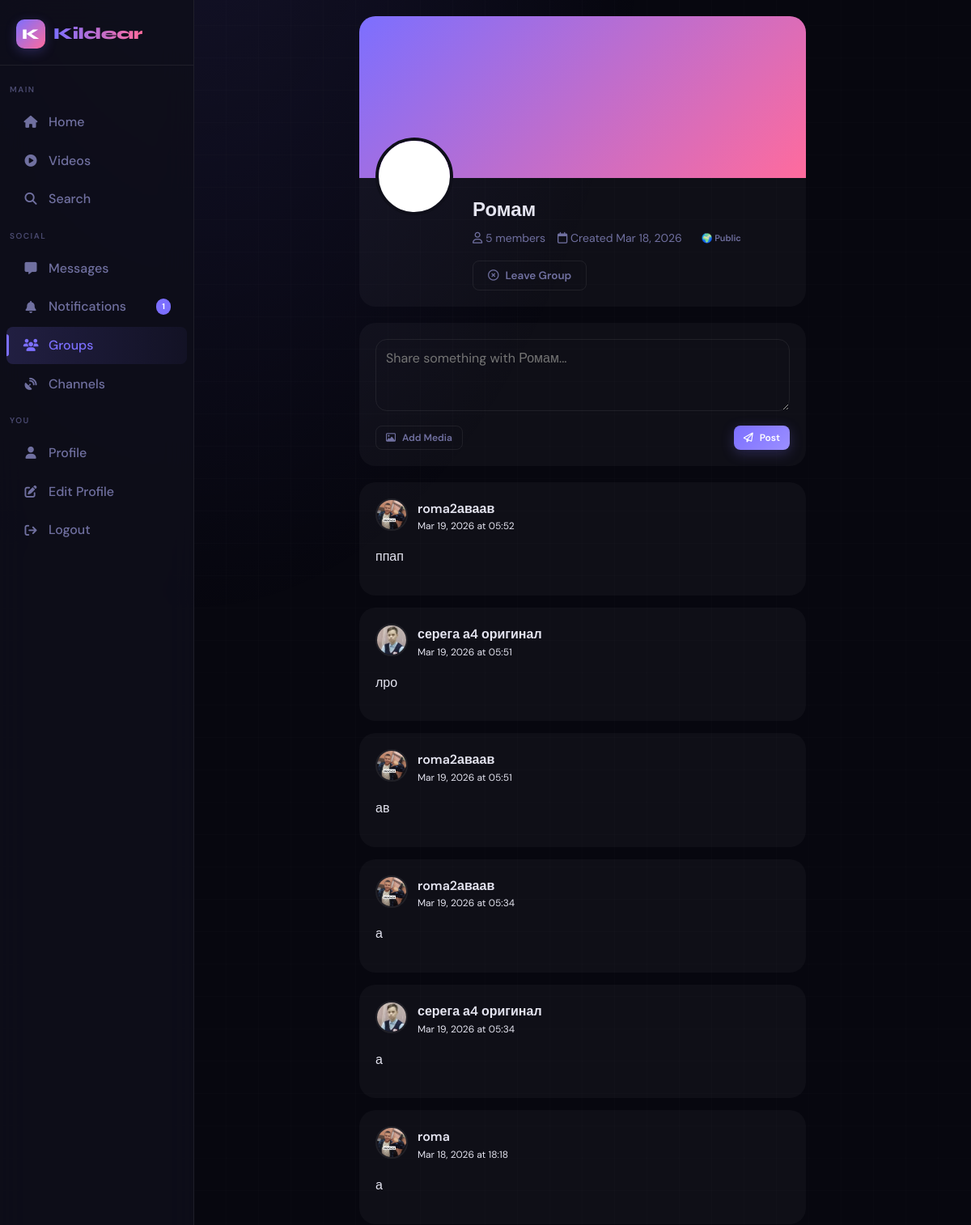
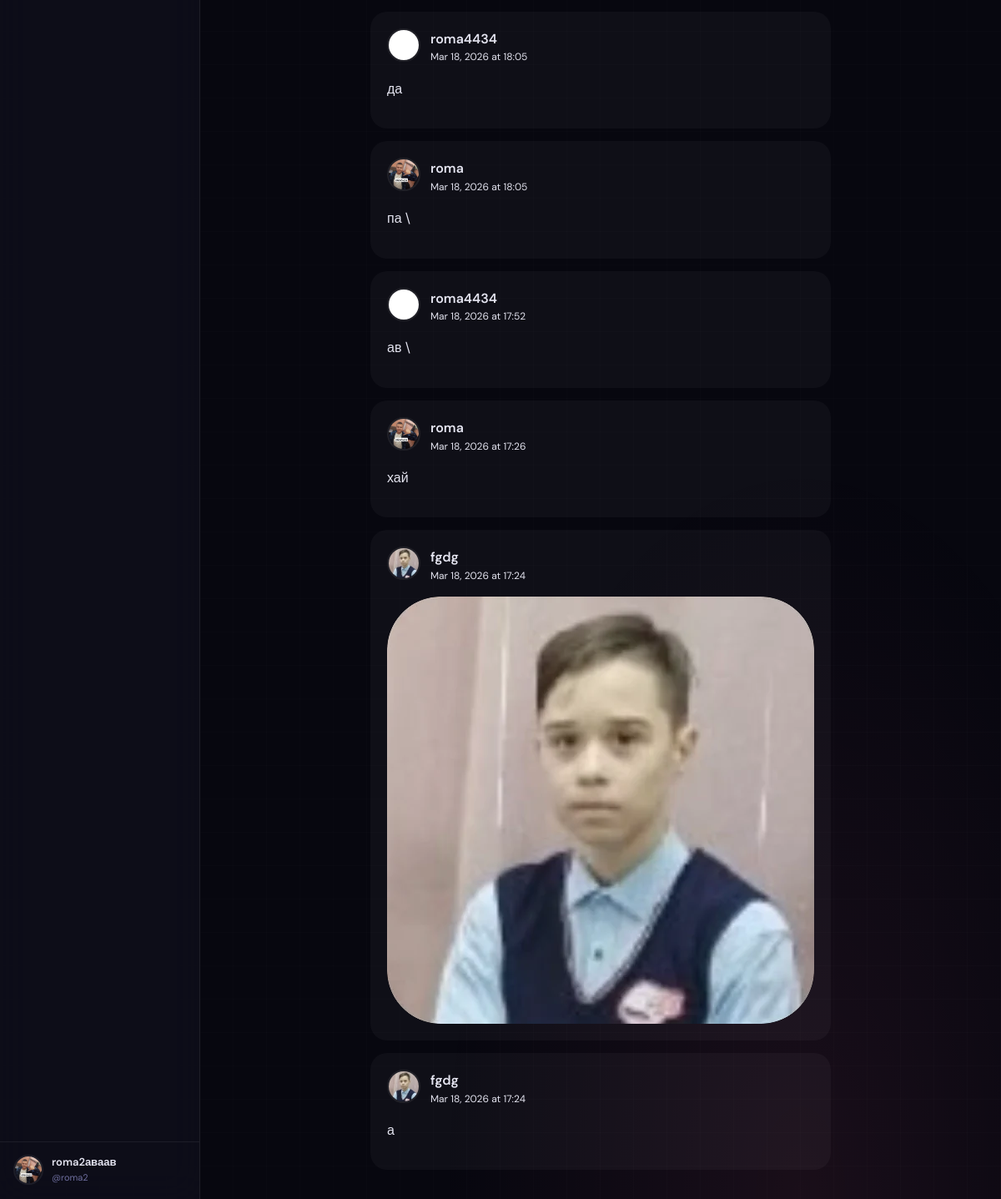
/groups/-ecf863 (signed in), run on the app's committed database (2 pictures, top to bottom).
### app.py (models this page shows, shortened)
class User(UserMixin, db.Model):
    id = db.Column(db.Integer, primary_key=True)
    username = db.Column(db.String(40), unique=True, nullable=False)
    email = db.Column(db.String(120), unique=True, nullable=False)
    password_hash = db.Column(db.String(256), nullable=False)
    display_name = db.Column(db.String(60), default="")
    bio = db.Column(db.String(500), default="")
    avatar = db.Column(db.String(300), default="/static/default_avatar.png")
    cover_photo = db.Column(db.String(300), default="")
    website = db.Column(db.String(200), default="")
    location = db.Column(db.String(100), default="")
    accent_color = db.Column(db.String(7), default="#6c63ff")
    is_private = db.Column(db.Boolean, default=False)
    is_verified = db.Column(db.Boolean, default=False)
    is_banned = db.Column(db.Boolean, default=False)
    is_admin = db.Column(db.Boolean, default=False)
    is_online = db.Column(db.Boolean, default=False)
    last_seen = db.Column(db.DateTime, default=datetime.utcnow)
    created_at = db.Column(db.DateTime, default=datetime.utcnow)
    two_factor_enabled = db.Column(db.Boolean, default=False)
    two_factor_secret = db.Column(db.String(32), nullable=True)
    posts = db.relationship("Post", backref="author", lazy="dynamic",
                            foreign_keys="Post.user_id")
    sent_msgs = db.relationship("Message", backref="sender", lazy="dynamic",
                                foreign_keys="Message.sender_id")
    recv_msgs = db.relationship("Message", backref="receiver", lazy="dynamic",
                                foreign_keys="Message.receiver_id")
    notifications = db.relationship("Notification", backref="recipient", lazy="dynamic",
                                    foreign_keys="Notification.user_id")
    comments = db.relationship("Comment", backref="author", lazy="dynamic")
    owned_groups = db.relationship("Group", backref="owner", lazy="dynamic")
    owned_channels = db.relationship("Channel", backref="owner", lazy="dynamic")
    login_history = db.relationship("LoginHistory", backref="user", lazy="dynamic")
    blocked_users = db.relationship(
        "User", secondary=blocks,
        primaryjoin=blocks.c.blocker_id == id,
        secondaryjoin=blocks.c.blocked_id == id,
        backref=db.backref("blocked_by", lazy="dynamic"),
        lazy="dynamic"
    )
    following = db.relationship(
        "User", secondary=follows,
        primaryjoin=follows.c.follower_id == id,
        secondaryjoin=follows.c.followed_id == id,
        backref=db.backref("followers", lazy="dynamic"),
        lazy="dynamic"
    )

class Group(db.Model):
    id = db.Column(db.Integer, primary_key=True)
    name = db.Column(db.String(100), nullable=False)
    slug = db.Column(db.String(120), unique=True, nullable=False)
    description = db.Column(db.Text, default="")
    avatar = db.Column(db.String(300), default="/static/default_group.png")
    cover = db.Column(db.String(300), default="")
    owner_id = db.Column(db.Integer, db.ForeignKey("user.id"), nullable=False)
    is_private = db.Column(db.Boolean, default=False)
    created_at = db.Column(db.DateTime, default=datetime.utcnow)
    members = db.relationship("User", secondary=group_members,
                              backref="groups", lazy="dynamic")
    posts = db.relationship("GroupPost", backref="group", lazy="dynamic",
                            cascade="all,delete")
    @property
    def member_count(self):
        return self.members.count()

class GroupPost(db.Model):
    id = db.Column(db.Integer, primary_key=True)
    group_id = db.Column(db.Integer, db.ForeignKey("group.id"), nullable=False)
    user_id = db.Column(db.Integer, db.ForeignKey("user.id"), nullable=False)
    content = db.Column(db.Text, default="")
    media_url = db.Column(db.String(300), default="")
    media_type = db.Column(db.String(20), default="text")
    created_at = db.Column(db.DateTime, default=datetime.utcnow)
    author = db.relationship("User")

### app.py (the view)
@app.route("/groups/<slug>")
@login_required
def group_detail(slug):
    g = Group.query.filter_by(slug=slug).first_or_404()
    is_member = g.members.filter(User.id == current_user.id).count() > 0
    posts = g.posts.order_by(GroupPost.created_at.desc()).limit(30).all()
    return render_template(
        "group_detail.html",
        group=g,
        is_member=is_member,
        posts=posts
    )

### app.py (called while the page is built)
def get_client_ip():
    if request.headers.get('X-Forwarded-For'):
        return request.headers.get('X-Forwarded-For').split(',')[0].strip()
    return request.remote_addr or '0.0.0.0'

@app.before_request
def ddos_shield():
    ip = get_client_ip()
    if ip in _blocked_ips:
        abort(429)
    now = time.time()
    window = [t for t in _req_log[ip] if now - t < 10]
    window.append(now)
    _req_log[ip] = window
    if len(window) > 200:
        _blocked_ips.add(ip)
        app.logger.warning(f"[DDoS] Blocked IP: {ip}")
        abort(429)
    if request.content_length and request.content_length > app.config["MAX_CONTENT_LENGTH"]:
        abort(413)

@app.after_request
def security_headers(response):
    response.headers["X-Content-Type-Options"] = "nosniff"
    response.headers["X-Frame-Options"] = "DENY"
    response.headers["X-XSS-Protection"] = "1; mode=block"
    response.headers["Referrer-Policy"] = "strict-origin-when-cross-origin"
    response.headers["Strict-Transport-Security"] = "max-age=31536000; includeSubDomains"
    csp = [
        "default-src 'self'",
        "script-src 'self' 'unsafe-inline' https://cdn.socket.io https://cdnjs.cloudflare.com",
        "style-src 'self' 'unsafe-inline' https://cdnjs.cloudflare.com",
        "font-src 'self' https://cdnjs.cloudflare.com",
        "img-src 'self' data: blob:",
        "media-src 'self' blob:",
        "connect-src 'self' wss: ws:",
        "frame-ancestors 'none'"
    ]
    response.headers["Content-Security-Policy"] = '; '.join(csp)
    return response

@login_mgr.user_loader
def load_user(user_id):
    return db.session.get(User, int(user_id))

### templates/group_detail.html (shortened to what this page needs)
{% extends "base.html" %}
{% block content %}
<div class="group-page" style="max-width: 800px; margin: 0 auto; padding: 20px;">
    <div class="group-header" style="background: var(--card); border-radius: var(--radius-lg); overflow: hidden; margin-bottom: 20px;">
        {% if group.cover %}
        <div class="group-cover" style="height: 200px; background-image: url('{{ group.cover }}'); background-size: cover; background-position: center;"></div>
        {% else %}
        <div class="group-cover" style="height: 200px; background: linear-gradient(135deg, var(--primary), var(--secondary));"></div>
        {% endif %}
        <div class="group-info" style="padding: 20px; position: relative;">
            <div class="group-avatar" style="position: absolute; top: -50px; left: 20px;">
                {% if group.avatar %}
                <img src="{{ group.avatar }}" class="avatar avatar-xl" style="border: 4px solid var(--surface);">
                {% else %}
                <div class="avatar avatar-xl" style="background: var(--primary); color: white; display: flex; align-items: center; justify-content: center; font-size: 2rem; border: 4px solid var(--surface);">
                    {{ group.name[0].upper() }}
                </div>
                {% endif %}
            </div>
            <div style="margin-left: 120px;">
                <h1 style="font-size: 24px; margin-bottom: 5px;">{{ group.name }}</h1>
                <div style="display: flex; gap: 15px; color: var(--text-muted); font-size: 14px; margin-bottom: 10px;">
                    <span><i class="fa-regular fa-user"></i> {{ group.member_count }} members</span>
                    <span><i class="fa-regular fa-calendar"></i> Created {{ group.created_at.strftime('%b %d, %Y') }}</span>
                    {% if group.is_private %}
                    <span class="badge private">🔒 Private</span>
                    {% else %}
                    <span class="badge public">🌍 Public</span>
                    {% endif %}
                </div>
                <div style="display: flex; gap: 10px; margin-top: 15px;">
                    {% if is_member %}
                        <form action="{{ url_for('leave_group', slug=group.slug) }}" method="POST">
                            <button type="submit" class="btn btn-outline">
                                <i class="fa-regular fa-circle-xmark"></i> Leave Group
                            </button>
                        </form>
                    {% endif %}
                </div>
            </div>
        </div>
    </div>
    <div class="group-posts">
        {% if is_member %}
        <div class="create-post" style="background: var(--card); border-radius: var(--radius-lg); padding: 20px; margin-bottom: 20px;">
            <form action="{{ url_for('group_post', slug=group.slug) }}" method="POST" enctype="multipart/form-data">
                <textarea name="content" placeholder="Share something with {{ group.name }}..."
                          style="width: 100%; padding: 12px; border: 1px solid var(--border); border-radius: var(--radius); background: var(--input-bg); color: var(--text); resize: vertical;"
                          rows="3"></textarea>
                <div style="display: flex; gap: 10px; margin-top: 10px;">
                    <button type="button" class="btn btn-outline btn-sm" onclick="document.getElementById('media-input').click()">
                        <i class="fa-regular fa-image"></i> Add Media
                    </button>
                    <button type="submit" class="btn btn-primary btn-sm" style="margin-left: auto;">
                        <i class="fa-regular fa-paper-plane"></i> Post
                    </button>
                </div>
            </form>
        </div>
        {% endif %}
        <div class="posts-feed">
            {% for post in posts %}
            <div class="post-card" style="background: var(--card); border-radius: var(--radius-lg); padding: 20px; margin-bottom: 15px;">
                <div style="display: flex; gap: 12px; margin-bottom: 15px;">
                    <img src="{{ post.author.avatar or '/static/default_avatar.png' }}" class="avatar avatar-sm">
                    <div>
                        <div style="font-weight: 600;">{{ post.author.display_name or post.author.username }}</div>
                        <div style="font-size: 12px; color: var(--text-muted;">{{ post.created_at.strftime('%b %d, %Y at %H:%M') }}</div>
                    </div>
                </div>
                {% if post.content %}
                <p style="margin-bottom: 15px;">{{ post.content }}</p>
                {% endif %}
                {% if post.media_url %}
                    {% if post.media_type == 'video' %}
                    <video src="{{ post.media_url }}" controls style="max-width: 100%; border-radius: var(--radius);"></video>
                    {% else %}
                    <img src="{{ post.media_url }}" style="max-width: 100%; border-radius: var(--radius);">
                    {% endif %}
                {% endif %}
            </div>
            {% else %}
            <div class="empty-state" style="text-align: center; padding: 40px; background: var(--card); border-radius: var(--radius-lg);">
                <div style="font-size: 48px; margin-bottom: 15px;">📭</div>
                <h3>No posts yet</h3>
                <p style="color: var(--text-muted);">Be the first to post in this group!</p>
            </div>
            {% endfor %}
        </div>
    </div>
</div>
{% endblock %}

### templates/base.html (shortened to what this page needs)
<!DOCTYPE html>
<html lang="en" data-theme="dark">
<head>
  <link rel="stylesheet" href="https://cdnjs.cloudflare.com/ajax/libs/font-awesome/6.5.0/css/all.min.css"/>
</head>
<body>
<nav class="sidebar" id="sidebar">
  <a href="{{ url_for('index') }}" class="sidebar-logo">
    <div class="logo-mark">K</div>
    <span class="logo-text">Kildear</span>
  </a>
  <span class="nav-section">Main</span>
  <a href="{{ url_for('index') }}"
     class="nav-item {% if request.endpoint == 'index' %}active{% endif %}">
    <i class="fa-solid fa-house"></i> Home
  </a>
  <a href="{{ url_for('video_feed') }}"
     class="nav-item {% if request.endpoint == 'video_feed' %}active{% endif %}">
    <i class="fa-solid fa-play-circle"></i> Videos
  </a>
  <a href="{{ url_for('search') }}"
     class="nav-item {% if request.endpoint == 'search' %}active{% endif %}">
    <i class="fa-solid fa-magnifying-glass"></i> Search
  </a>
  <span class="nav-section">Social</span>
  <a href="{{ url_for('chat_list') }}"
     class="nav-item {% if 'chat' in request.endpoint %}active{% endif %}">
    <i class="fa-solid fa-message"></i> Messages
  </a>
  <a href="{{ url_for('notifications') }}"
     class="nav-item {% if request.endpoint == 'notifications' %}active{% endif %}">
    <i class="fa-solid fa-bell"></i> Notifications
    {% if notif_count > 0 %}
      <span class="nav-badge">{{ notif_count }}</span>
    {% endif %}
  </a>
  <a href="{{ url_for('groups') }}"
     class="nav-item {% if 'group' in request.endpoint %}active{% endif %}">
    <i class="fa-solid fa-users"></i> Groups
  </a>
  <a href="{{ url_for('channels') }}"
     class="nav-item {% if 'channel' in request.endpoint %}active{% endif %}">
    <i class="fa-solid fa-satellite-dish"></i> Channels
  </a>
  {% if current_user.is_authenticated %}
  <span class="nav-section">You</span>
  <a href="{{ url_for('profile', username=current_user.username) }}"
     class="nav-item {% if request.endpoint == 'profile' and request.view_args.get('username') == current_user.username %}active{% endif %}">
    <i class="fa-solid fa-user"></i> Profile
  </a>
  <a href="{{ url_for('edit_profile') }}"
     class="nav-item {% if request.endpoint == 'edit_profile' %}active{% endif %}">
    <i class="fa-solid fa-pen-to-square"></i> Edit Profile
  </a>
  <a href="{{ url_for('logout') }}" class="nav-item">
    <i class="fa-solid fa-arrow-right-from-bracket"></i> Logout
  </a>
  <div class="sidebar-user">
    <img src="{{ current_user.avatar }}" alt="" class="avatar"/>
    <div class="sidebar-user-info">
      <div class="name truncate">{{ current_user.display_name or current_user.username }}</div>
      <div class="handle">@{{ current_user.username }}</div>
    </div>
  </div>
  {% endif %}
</nav>
<div class="app-shell">
  <div class="main-content">
    {% block content %}{% endblock %}
  </div>
</div>
</body>
</html>

### data on the page
User: avatar (picture), display_name "roma2аваав", username "roma2"
Group: avatar (placeholder picture), name "Ромам", created_at "Mar 18, 2026", content "Share something with Ромам..."
GroupPost: author (picture), author "roma2аваав", created_at "Mar 19, 2026 at 05:52", content "ппап"
GroupPost: author (picture), author "серега а4 оригинал", created_at "Mar 19, 2026 at 05:51", content "лро"
GroupPost: author (picture), author "roma2аваав", created_at "Mar 19, 2026 at 05:51", content "ав"
GroupPost: author (picture), author "roma2аваав", created_at "Mar 19, 2026 at 05:34", content "а"
GroupPost: author (picture), author "серега а4 оригинал", created_at "Mar 19, 2026 at 05:34", content "а"
GroupPost: author (picture), author "roma", created_at "Mar 18, 2026 at 18:18", content "а"
GroupPost: author (placeholder picture), author "roma4434", created_at "Mar 18, 2026 at 18:05", content "да"
GroupPost: author (picture), author "roma", created_at "Mar 18, 2026 at 18:05", content "па \\"
GroupPost: author (placeholder picture), author "roma4434", created_at "Mar 18, 2026 at 17:52", content "ав \\"
GroupPost: author (picture), author "roma", created_at "Mar 18, 2026 at 17:26", content "хай"
GroupPost: author (picture), author "fgdg", created_at "Mar 18, 2026 at 17:24", media_url (picture)
GroupPost: author (picture), author "fgdg", created_at "Mar 18, 2026 at 17:24", content "а"

### other printed values
{{ notif_count }} "1"
{{ group.member_count }} "5"
